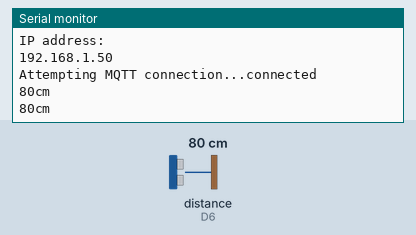
This sketch was run on a simulated ESP8266 (NodeMCU). Shown: the last lines printed to the serial monitor. Wiring (inferred from the names in the program): ultrasonic range finder: trigger D5; echo D6. The test bench sets the inputs (shaded band); at power-on: distance to the obstacle (sensor on D6) 80 cm. The echo pulse lasts 58.3 µs per cm; WiFi joins after 1.5 s; servers stay silent unless stated; random numbers use the default seed unless the sketch sets one; no MQTT or app messages arrive unless stated.

Above: at 2.7 s.
2.8 s: distance to the obstacle (sensor on D6) set to 2 cm
At 4.2 s:
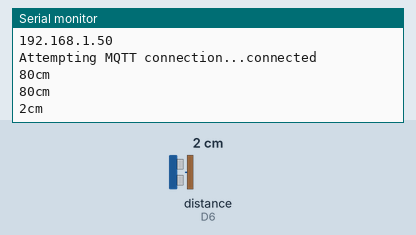
4.3 s: distance to the obstacle (sensor on D6) set to 4 cm
At 5.8 s:
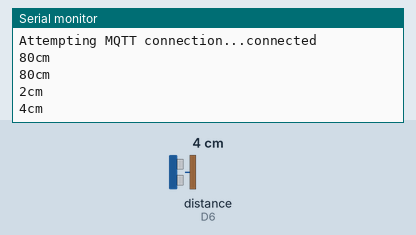
Timing chart, 0 to 7.3 s (numbered marks = the images above; inputs shaded):
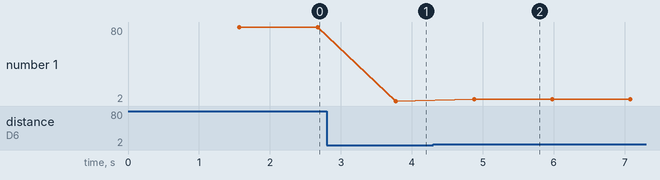

Measured:
- after the input at 2.8 s, the serial monitor: prints a new line after 0.98 s (image 1)
- after the input at 4.3 s, the serial monitor: prints a new line after 0.58 s (image 2)
- plotted number 1: 80 → 2 after the input at 2.8 s, 2 → 4 after the input at 4.3 s

The sketch:

day4-mqtt-send-ultrasound-sensor-values-json.ino
```cpp
/* Sketch to read ultrasound distance sensor and send the values to MQTT on cloud */

#include <ESP8266WiFi.h>
#include <PubSubClient.h>

// Update these with values suitable for your network.

const char* ssid        = "iot-coppercloud";
const char* password    = "coppercloud";
const char* mqtt_server = "3.214.158.175";
int         mqtt_port   = 1883;

WiFiClient espClient;
PubSubClient client(espClient);

long lastMsg = 0;
char msg[200];
int value = 0;

const int TrigerPin = D5;
const int EchoPin = D6;

//const int RelayPin =  D2;

void setup_wifi() {

  delay(10);
  // We start by connecting to a WiFi network
  Serial.println();
  Serial.print("Connecting to ");
  Serial.println(ssid);

  WiFi.begin(ssid, password);

  while (WiFi.status() != WL_CONNECTED) {
    delay(500);
    Serial.print(".");
  }

  randomSeed(micros());

  Serial.println("");
  Serial.println("WiFi connected");
  Serial.println("IP address: ");
  Serial.println(WiFi.localIP());
}

void reconnect() {
  // Loop until we're reconnected
  while (!client.connected()) {
    Serial.print("Attempting MQTT connection...");
    // Create a random client ID
    String clientId = "ESP8266Client-";
    clientId += String(random(0xffff), HEX);
    // Attempt to connect
    if (client.connect(clientId.c_str())) {
      Serial.println("connected");
   } else {
      Serial.print("failed, rc=");
      Serial.print(client.state());
      Serial.println(" try again in 5 seconds");
      // Wait 5 seconds before retrying
      delay(5000);
    }
  }
}

void setup() {
  //pinMode(BUILTIN_LED, OUTPUT);     // Initialize the BUILTIN_LED pin as an output
  Serial.begin(115200);
  setup_wifi();
  client.setServer(mqtt_server, mqtt_port);
}

void loop() {
  if (!client.connected()) {
    reconnect();
  }
  //client.loop();

  readSensor();
  delay(1000);
}

void readSensor(){
  long duration, inches, cm;

  // The PING))) is triggered by a HIGH pulse of 2 or more microseconds.
  // Give a short LOW pulse beforehand to ensure a clean HIGH pulse:
  pinMode(TrigerPin, OUTPUT);
  digitalWrite(TrigerPin, LOW);
  delayMicroseconds(2);
  digitalWrite(TrigerPin, HIGH);
  delayMicroseconds(5);
  digitalWrite(TrigerPin, LOW);

  // The same pin is used to read the signal from the PING))): a HIGH pulse
  // whose duration is the time (in microseconds) from the sending of the ping
  // to the reception of its echo off of an object.
  pinMode(EchoPin, INPUT);
  duration = pulseIn(EchoPin, HIGH);

  // convert the time into a distance
  inches = microsecondsToInches(duration);
  cm     = microsecondsToCentimeters(duration);

  Serial.print(cm); Serial.print("cm"); Serial.println();
  String value = String(cm);
  String message = "";
  message = message + "{\"sensorid\":" + ESP.getChipId()
            + ",\"lat\":18.4423,\"long\":73.7671,\"value\":" + value + "}";
  client.publish("distancesensor", value.c_str());
  delay(100);
}

long microsecondsToInches(long microseconds) {
  // According to Parallax's datasheet for the PING))), there are 73.746
  // microseconds per inch (i.e. sound travels at 1130 feet per second).
  // This gives the distance travelled by the ping, outbound and return,
  // so we divide by 2 to get the distance of the obstacle.
  // See: http://www.parallax.com/dl/docs/prod/acc/28015-PING-v1.3.pdf
  return microseconds / 74 / 2;
}

long microsecondsToCentimeters(long microseconds) {
  // The speed of sound is 340 m/s or 29 microseconds per centimeter.
  // The ping travels out and back, so to find the distance of the object we
  // take half of the distance travelled.
  return microseconds / 29 / 2;
}
```
